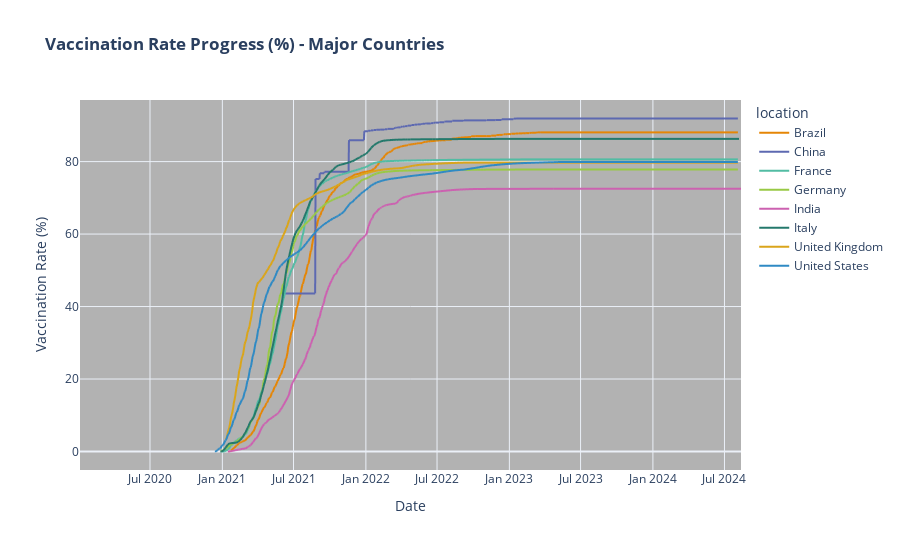

The code cell stored with this chart in its notebook:
### Markdown cell above
### 💉 Visualization 6: Vaccination Progress Timeline

### Code cell
fig = px.line(
    trend_df,
    x='date',
    y='vaccination_rate',
    color='location',
    title='<b>Vaccination Rate Progress (%) - Major Countries</b>',
    template='plotly_white',
    height=550,
    color_discrete_sequence=px.colors.qualitative.Vivid
)

fig.update_layout(
    hovermode='x unified',
    xaxis_title='Date',
    yaxis_title='Vaccination Rate (%)',
    plot_bgcolor='rgba(0,0,0,0.3)'
)

fig.show()

### Figure 1 — Plotly figure (JSON) as saved in the notebook; plotly's stock layout.template omitted (floating-point values rounded to 4 significant figures; data arrays with more than 128 entries replaced by an {"elided": "..."} marker saying what was removed)
{"data": [{"hovertemplate": "location=Brazil<br>date=%{x}<br>vaccination_rate=%{y}<extra></extra>", "legendgroup": "Brazil", "line": {"color": "rgb(229, 134, 6)", "dash": "solid"}, "marker": {"symbol": "circle"}, "mode": "lines", "name": "Brazil", "showlegend": true, "type": "scattergl", "x": {"elided": "1674 str values"}, "xaxis": "x", "y": {"elided": "1674 float values"}, "yaxis": "y"}, {"hovertemplate": "location=China<br>date=%{x}<br>vaccination_rate=%{y}<extra></extra>", "legendgroup": "China", "line": {"color": "rgb(93, 105, 177)", "dash": "solid"}, "marker": {"symbol": "circle"}, "mode": "lines", "name": "China", "showlegend": true, "type": "scattergl", "x": {"elided": "1674 str values"}, "xaxis": "x", "y": {"elided": "1674 float values"}, "yaxis": "y"}, {"hovertemplate": "location=France<br>date=%{x}<br>vaccination_rate=%{y}<extra></extra>", "legendgroup": "France", "line": {"color": "rgb(82, 188, 163)", "dash": "solid"}, "marker": {"symbol": "circle"}, "mode": "lines", "name": "France", "showlegend": true, "type": "scattergl", "x": {"elided": "1674 str values"}, "xaxis": "x", "y": {"elided": "1674 float values"}, "yaxis": "y"}, {"hovertemplate": "location=Germany<br>date=%{x}<br>vaccination_rate=%{y}<extra></extra>", "legendgroup": "Germany", "line": {"color": "rgb(153, 201, 69)", "dash": "solid"}, "marker": {"symbol": "circle"}, "mode": "lines", "name": "Germany", "showlegend": true, "type": "scattergl", "x": {"elided": "1674 str values"}, "xaxis": "x", "y": {"elided": "1674 float values"}, "yaxis": "y"}, {"hovertemplate": "location=India<br>date=%{x}<br>vaccination_rate=%{y}<extra></extra>", "legendgroup": "India", "line": {"color": "rgb(204, 97, 176)", "dash": "solid"}, "marker": {"symbol": "circle"}, "mode": "lines", "name": "India", "showlegend": true, "type": "scattergl", "x": {"elided": "1682 str values"}, "xaxis": "x", "y": {"elided": "1682 float values"}, "yaxis": "y"}, {"hovertemplate": "location=Italy<br>date=%{x}<br>vaccination_rate=%{y}<extra></extra>", "legendgroup": "Italy", "line": {"color": "rgb(36, 121, 108)", "dash": "solid"}, "marker": {"symbol": "circle"}, "mode": "lines", "name": "Italy", "showlegend": true, "type": "scattergl", "x": {"elided": "1677 str values"}, "xaxis": "x", "y": {"elided": "1677 float values"}, "yaxis": "y"}, {"hovertemplate": "location=United Kingdom<br>date=%{x}<br>vaccination_rate=%{y}<extra></extra>", "legendgroup": "United Kingdom", "line": {"color": "rgb(218, 165, 27)", "dash": "solid"}, "marker": {"symbol": "circle"}, "mode": "lines", "name": "United Kingdom", "showlegend": true, "type": "scattergl", "x": {"elided": "1674 str values"}, "xaxis": "x", "y": {"elided": "1674 float values"}, "yaxis": "y"}, {"hovertemplate": "location=United States<br>date=%{x}<br>vaccination_rate=%{y}<extra></extra>", "legendgroup": "United States", "line": {"color": "rgb(47, 138, 196)", "dash": "solid"}, "marker": {"symbol": "circle"}, "mode": "lines", "name": "United States", "showlegend": true, "type": "scattergl", "x": {"elided": "1674 str values"}, "xaxis": "x", "y": {"elided": "1674 float values"}, "yaxis": "y"}], "layout": {"height": 550, "hovermode": "x unified", "legend": {"title": {"text": "location"}, "tracegroupgap": 0}, "plot_bgcolor": "rgba(0,0,0,0.3)", "title": {"text": "<b>Vaccination Rate Progress (%) - Major Countries</b>"}, "xaxis": {"anchor": "y", "domain": [0, 1], "title": {"text": "Date"}}, "yaxis": {"anchor": "x", "domain": [0, 1], "title": {"text": "Vaccination Rate (%)"}}}}
